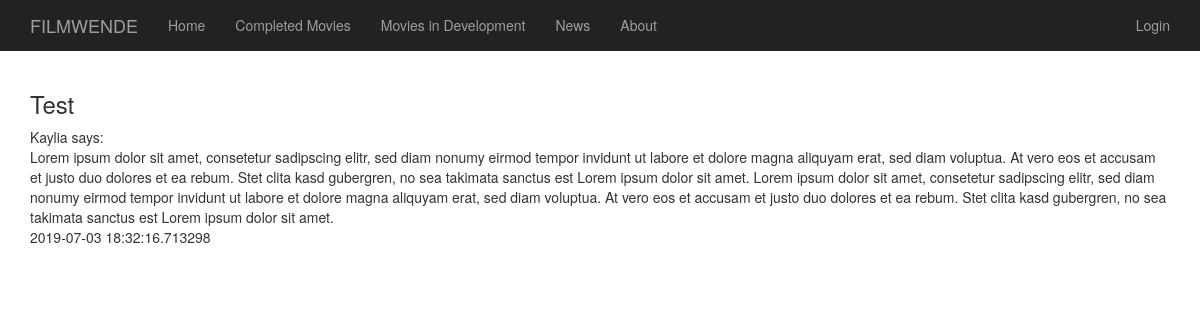
The app's page /posts/Test with its own data.
### app/models.py (models this page shows, shortened)
class Post(db.Model):
    id = db.Column(db.Integer, primary_key=True)
    title = db.Column(db.String)
    body = db.Column(db.String(140))
    timestamp = db.Column(db.DateTime, index=True, default=datetime.utcnow)
    user_id = db.Column(db.Integer, db.ForeignKey('user.id'))

class User(UserMixin, db.Model):
    id = db.Column(db.Integer, primary_key=True)
    username = db.Column(db.String(64), index=True, unique=True)
    email = db.Column(db.String(120), index=True, unique=True)
    password_hash = db.Column(db.String(128))
    posts = db.relationship('Post', backref='author', lazy='dynamic')
    isInAbout = db.Column(db.Integer)

### app/routes.py (the view)
@app.route('/posts/<posttitle>')
def post(posttitle):
    post = Post.query.filter_by(title=posttitle).first()
    return render_template('post.html',post=post)

### app/templates/post.html
{% extends "base2.html" %}
{% block app_content %}
    {% include '_post.html' %}
{%endblock%}

### app/templates/_post.html
<h3>{{ post.title }}</h3>
    <table>
        <tr valign="top">
            <td>{{ post.author.username }} says:<br>{{ post.body }}</td>
        </tr>
        <tr>
            <td>{{post.timestamp}}</td>
        </tr>
    </table>

### app/static/mystyle.css (style rules this page uses)
html, body { max-width: 100%; overflow-x: hidden; }

### records on screen
Post: title "Test", body "Lorem ipsum dolor sit amet, consetetur sadipscing elitr, sed diam nonumy eirmod tempor invidunt ut labore et dolore magna aliquyam erat, sed diam voluptua. At vero eos et accusam et justo duo dolores et ea rebum. Stet clita kasd gubergren, no sea takimata sanctus est Lorem ipsum dolor sit amet. Lorem ipsum dolor sit amet, consetetur sadipscing elitr, sed diam nonumy eirmod tempor invidunt ut labore et dolore magna aliquyam erat, sed diam voluptua. At vero eos et accusam et justo duo dolores et ea rebum. Stet clita kasd gubergren, no sea takimata sanctus est Lorem ipsum dolor sit amet.", timestamp "2019-07-03 18:32:16.713298"
User: author.username "Kaylia"
